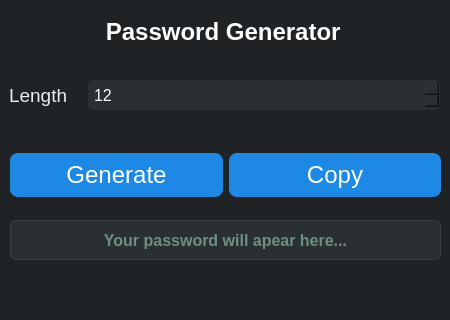
<?xml version="1.0" encoding="UTF-8"?>
<ui version="4.0">
 <class>MainWindow</class>
 <widget class="QMainWindow" name="MainWindow">
  <property name="geometry">
   <rect>
    <x>0</x>
    <y>0</y>
    <width>450</width>
    <height>320</height>
   </rect>
  </property>
  <property name="windowTitle">
   <string>MainWindow</string>
  </property>
  <property name="styleSheet">
   <string notr="true">background-color: rgb(31, 35, 38);
 color: rgb(230, 238, 243);
font-family:&quot;Segoe UI&quot;,</string>
  </property>
  <widget class="QWidget" name="centralwidget">
   <widget class="QWidget" name="horizontalLayoutWidget">
    <property name="geometry">
     <rect>
      <x>9</x>
      <y>60</y>
      <width>431</width>
      <height>71</height>
     </rect>
    </property>
    <layout class="QHBoxLayout" name="horizontalLayout">
     <property name="spacing">
      <number>20</number>
     </property>
     <item>
      <widget class="QLabel" name="label_length">
       <property name="font">
        <font>
         <family>Segoe UI</family>
         <pointsize>14</pointsize>
        </font>
       </property>
       <property name="styleSheet">
        <string notr="true"/>
       </property>
       <property name="text">
        <string>Length</string>
       </property>
      </widget>
     </item>
     <item>
      <widget class="QSpinBox" name="spin_length">
       <property name="sizePolicy">
        <sizepolicy hsizetype="MinimumExpanding" vsizetype="Fixed">
         <horstretch>0</horstretch>
         <verstretch>0</verstretch>
        </sizepolicy>
       </property>
       <property name="minimumSize">
        <size>
         <width>0</width>
         <height>30</height>
        </size>
       </property>
       <property name="font">
        <font>
         <family>Segoe UI</family>
         <pointsize>12</pointsize>
        </font>
       </property>
       <property name="styleSheet">
        <string notr="true">background-color: rgb(42, 47, 51);
border-radius: 6px;
padding: 4px;
color: rgb(255, 255, 255);</string>
       </property>
       <property name="minimum">
        <number>10</number>
       </property>
       <property name="maximum">
        <number>32</number>
       </property>
       <property name="value">
        <number>12</number>
       </property>
      </widget>
     </item>
    </layout>
   </widget>
   <widget class="QWidget" name="horizontalLayoutWidget_2">
    <property name="geometry">
     <rect>
      <x>10</x>
      <y>140</y>
      <width>431</width>
      <height>71</height>
     </rect>
    </property>
    <layout class="QHBoxLayout" name="horizontalLayout_2">
     <property name="spacing">
      <number>6</number>
     </property>
     <item>
      <widget class="QPushButton" name="generate_button">
       <property name="minimumSize">
        <size>
         <width>0</width>
         <height>36</height>
        </size>
       </property>
       <property name="font">
        <font>
         <family>Segoe UI</family>
         <pointsize>18</pointsize>
        </font>
       </property>
       <property name="toolTip">
        <string>Generate a secure password</string>
       </property>
       <property name="styleSheet">
        <string notr="true">background-color: rgb(30, 136, 229);
color: rgb(255, 255, 255);
border-radius: 8px;
padding: 8px 12px;</string>
       </property>
       <property name="text">
        <string>Generate</string>
       </property>
      </widget>
     </item>
     <item>
      <widget class="QPushButton" name="copy_button">
       <property name="minimumSize">
        <size>
         <width>0</width>
         <height>36</height>
        </size>
       </property>
       <property name="font">
        <font>
         <family>Segoe UI</family>
         <pointsize>18</pointsize>
        </font>
       </property>
       <property name="toolTip">
        <string>Copy password to clipboard</string>
       </property>
       <property name="styleSheet">
        <string notr="true">background-color: rgb(30, 136, 229);
color: rgb(255, 255, 255);
border-radius: 8px;
padding: 8px 12px;</string>
       </property>
       <property name="text">
        <string>Copy</string>
       </property>
      </widget>
     </item>
    </layout>
   </widget>
   <widget class="QLineEdit" name="line_password">
    <property name="geometry">
     <rect>
      <x>10</x>
      <y>220</y>
      <width>431</width>
      <height>40</height>
     </rect>
    </property>
    <property name="minimumSize">
     <size>
      <width>0</width>
      <height>40</height>
     </size>
    </property>
    <property name="font">
     <font>
      <family>Segoe UI</family>
      <pointsize>12</pointsize>
      <weight>75</weight>
      <bold>true</bold>
     </font>
    </property>
    <property name="styleSheet">
     <string notr="true">background-color: rgb(42, 47, 51);
border: 1px solid #3a3f43;
border-radius: 6px;
padding: 6px;
color: rgb(174, 240, 209);
font-weight: 600;</string>
    </property>
    <property name="alignment">
     <set>Qt::AlignCenter</set>
    </property>
    <property name="readOnly">
     <bool>true</bool>
    </property>
    <property name="placeholderText">
     <string>Your password will apear here...</string>
    </property>
   </widget>
   <widget class="QLabel" name="label_title">
    <property name="geometry">
     <rect>
      <x>21</x>
      <y>11</y>
      <width>411</width>
      <height>41</height>
     </rect>
    </property>
    <property name="font">
     <font>
      <family>Segoe UI</family>
      <pointsize>18</pointsize>
      <weight>75</weight>
      <bold>true</bold>
     </font>
    </property>
    <property name="styleSheet">
     <string notr="true">color: rgb(255, 255, 255);</string>
    </property>
    <property name="text">
     <string>Password Generator </string>
    </property>
    <property name="alignment">
     <set>Qt::AlignCenter</set>
    </property>
   </widget>
  </widget>
  <widget class="QMenuBar" name="menubar">
   <property name="geometry">
    <rect>
     <x>0</x>
     <y>0</y>
     <width>450</width>
     <height>26</height>
    </rect>
   </property>
  </widget>
  <widget class="QStatusBar" name="statusbar"/>
 </widget>
 <resources/>
 <connections/>
</ui>
